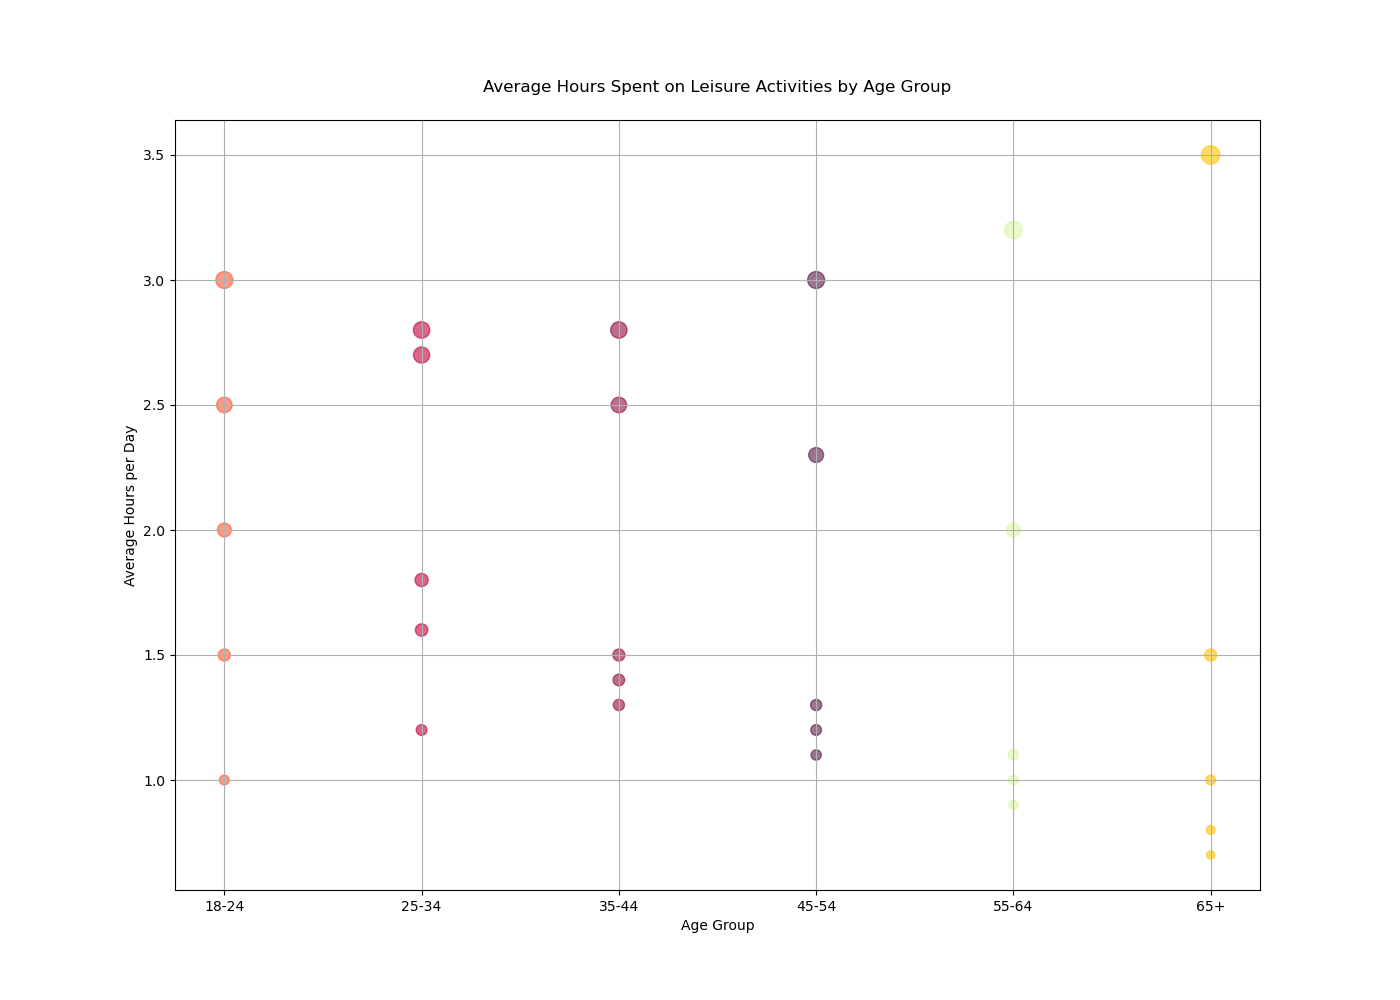

Source code (Python):

import matplotlib.pyplot as plt

# Provided data for the chart
categories = ['Traveling', 'Reading', 'Watching TV', 'Social Media', 'Gaming']
age_groups = ['18-24', '25-34', '35-44', '45-54', '55-64', '65+']
hours = [
    [1.0, 1.2, 1.3, 1.1, 0.9, 0.8],  # Traveling
    [1.5, 1.6, 1.4, 1.3, 1.1, 1.0],  # Reading
    [2.5, 2.7, 2.8, 3.0, 3.2, 3.5],  # Watching TV
    [3.0, 2.8, 2.5, 2.3, 2.0, 1.5],  # Social Media
    [2.0, 1.8, 1.5, 1.2, 1.0, 0.7]   # Gaming
]

# Flatten the data for plotting
flat_age_groups = age_groups * len(categories)
flat_hours = [hour for sublist in hours for hour in sublist]
bubble_sizes = [size * 50 for size in flat_hours]

# Define colors for each category
colors = [
    '#FF5733', '#C70039', '#900C3F', '#581845', '#DAF7A6', 
    '#FFC300', '#FF5733', '#C70039', '#900C3F', '#581845', 
    '#DAF7A6', '#FFC300', '#FF5733', '#C70039', '#900C3F', 
    '#581845', '#DAF7A6', '#FFC300', '#FF5733', '#C70039', 
    '#900C3F', '#581845', '#DAF7A6', '#FFC300', '#FF5733', 
    '#C70039', '#900C3F', '#581845', '#DAF7A6', '#FFC300'
]

# Bubble chart
plt.figure(figsize=(14, 10))
plt.scatter(flat_age_groups, flat_hours, s=bubble_sizes, c=colors, alpha=0.6)

# Title and labels
plt.title('Average Hours Spent on Leisure Activities by Age Group', pad=20)
plt.xlabel('Age Group')
plt.ylabel('Average Hours per Day')

# Show grid
plt.grid(True)

# Show the figure
plt.show()
